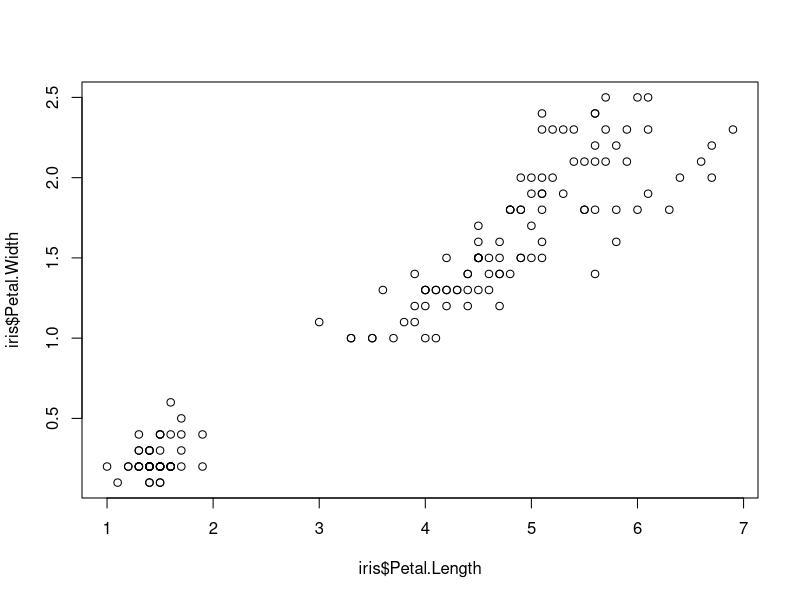
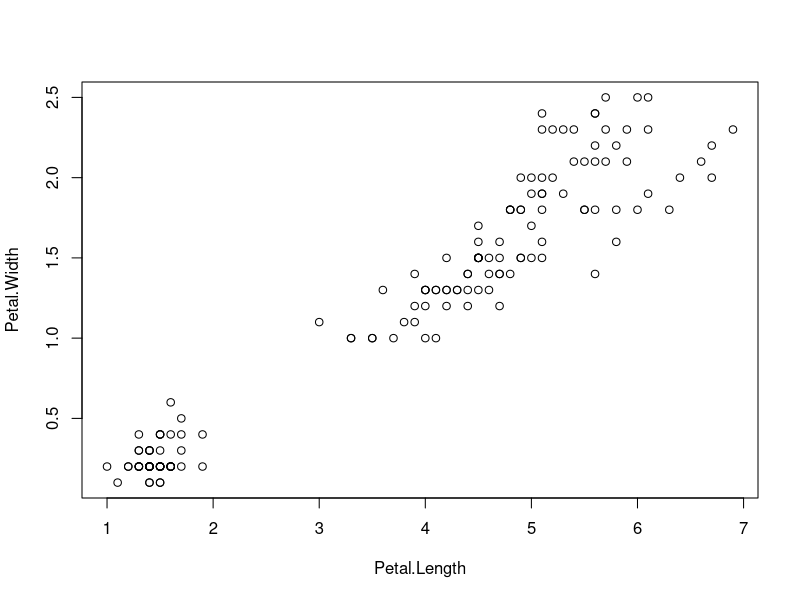
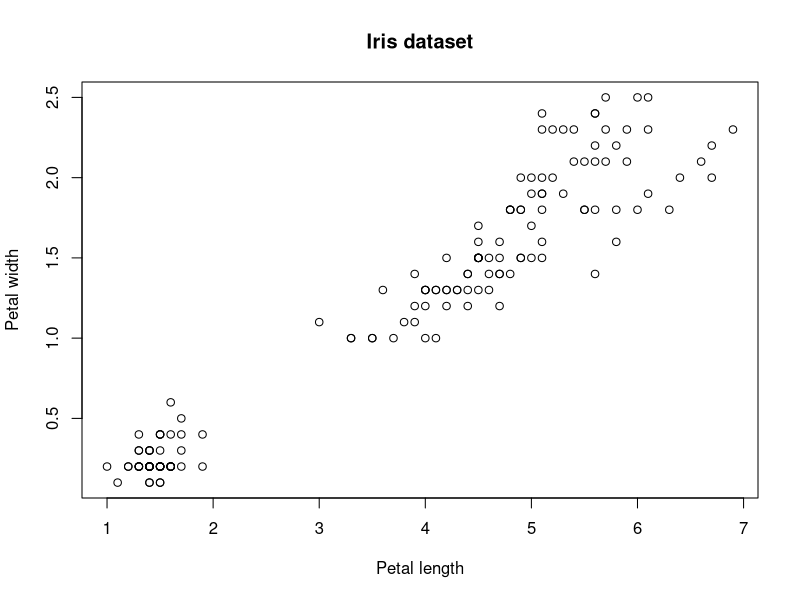
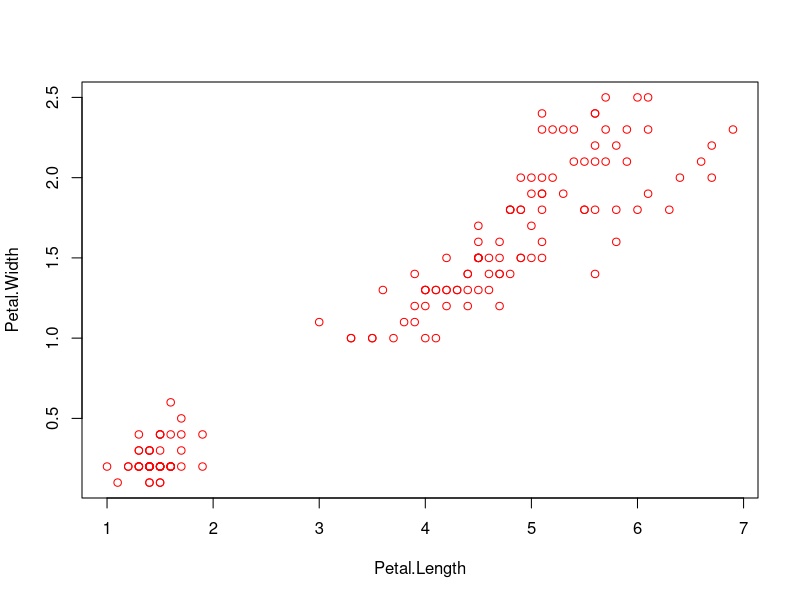
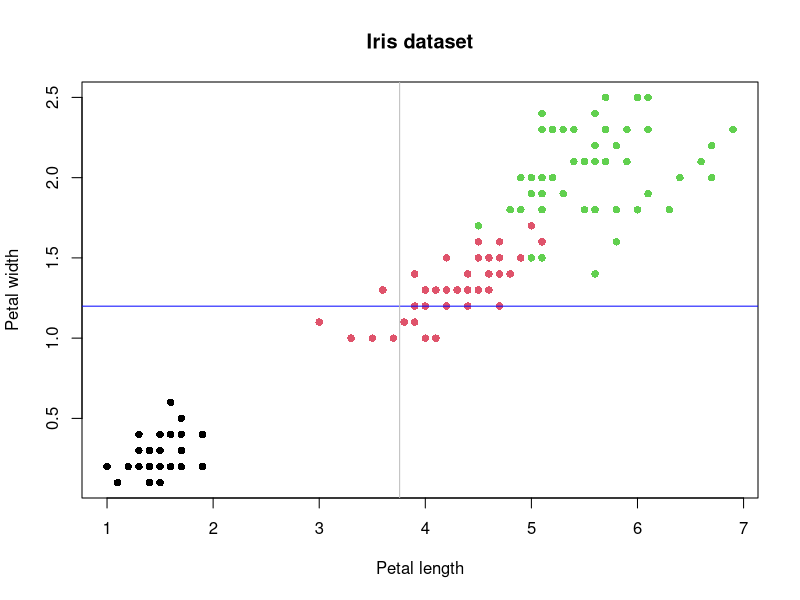
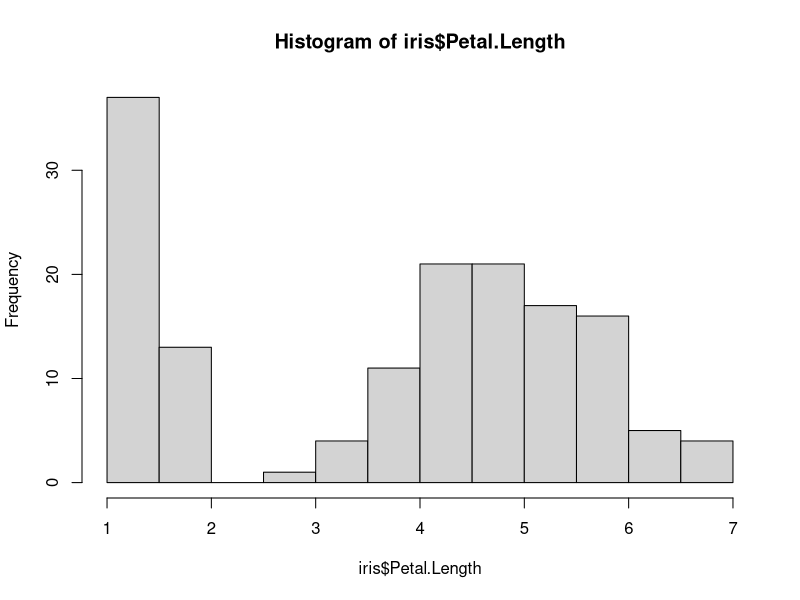
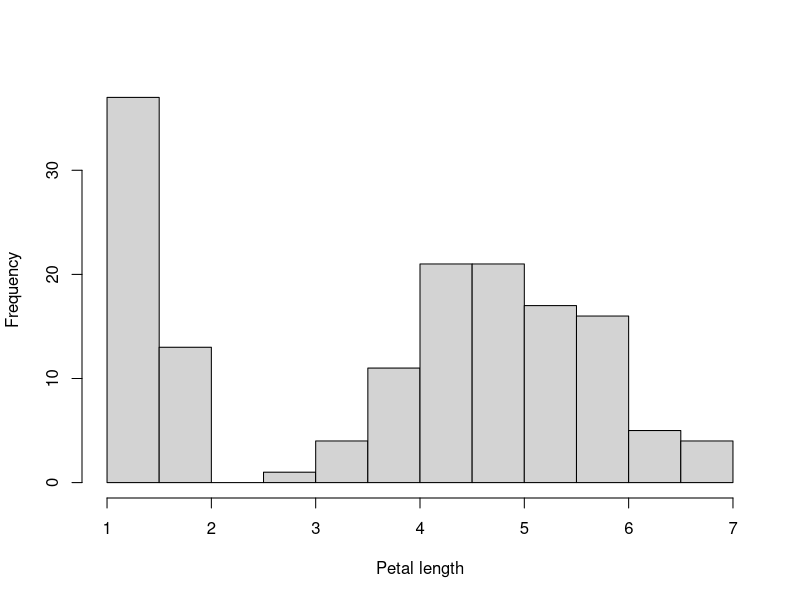
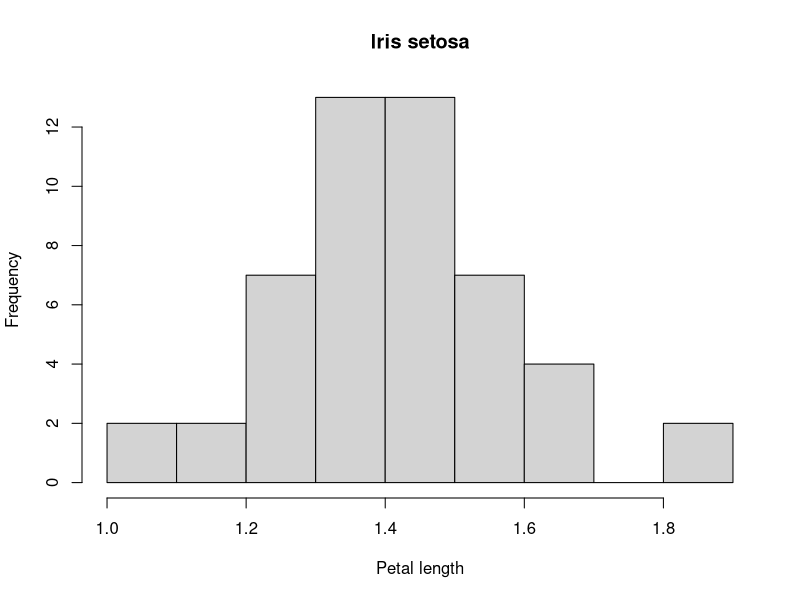

These charts were generated, in order, by the following R code:

# -----------------------------------------------------------------------------
# Title: Data visualisation

# Description: Introduction to graphics in R.
#  1) Plot types (i.e. scatterplot, boxplot, histogram, etc.)
#  2) Multiple plots in the same window
#  3) Save plots
#  4) Visualisation capabilities of R

# Author: Simon Knüsel

# Date: 2020-09-20
# -----------------------------------------------------------------------------


# Prepare workspace --------------------

# Set working directory
setwd("~/R_Basic_Introduction/") # path to working directory


# Load data --------------------
data(iris)
head(iris)

temp <- read.csv(file = "01_Data/temperature.csv")
head(temp)


# 1) Plot types --------------------

# Scatterplot (two continuous variables) ------
?plot

plot(x = iris$Petal.Length, y = iris$Petal.Width, type = "p")
plot(data = iris, Petal.Width ~ Petal.Length, type = "p") # ~ Shortcut on Mac: Alt + N (may vary depending on keyboard)

# add axis labels (xlab, ylab) and a title (main)
plot(data = iris, Petal.Width ~ Petal.Length, type = "p",
     xlab = "Petal length", ylab = "Petal width", main = "Iris dataset")

# change color of points (col)
plot(data = iris, Petal.Width ~ Petal.Length, type = "p", col = "red")

# change point symbol (pch)
?pch
plot(data = iris, Petal.Width ~ Petal.Length, type = "p", col = Species,
     xlab = "Petal length", ylab = "Petal width", main = "Iris dataset",
     pch = 16)

# add vertical and horizontal lines to the plot
mean_petal_width <- mean(iris$Petal.Width)
abline(h = mean_petal_width, col = "blue") # h = ..., h for horizontal

abline(v = mean(iris$Petal.Length), col = "grey") # v = ..., v for vertical


# Histogram (distribution of a single variable) ------
hist(x = iris$Petal.Length)
hist(x = iris$Petal.Length, xlab = "Petal length", main = "")

# for one species only
iris_setosa <- subset(iris, Species == "setosa")
hist(x = iris_setosa$Petal.Length, xlab = "Petal length", 
     main = "Iris setosa")
# change axis limits (xlim, ylim)
hist(x = iris_setosa$Petal.Length, xlab = "Petal length", 
     main = "Iris setosa", xlim = c(0.8, 2.2), ylim = c(0, 14))


# Boxplot (compare distributions of groups) ------
boxplot(data = iris, Sepal.Length ~ Species, ylab = "Sepal length")

# add approximate confidence intervals (notch)
boxplot(data = iris, Sepal.Length ~ Species, ylab = "Sepal length", 
        notch = TRUE)


# Time-series plot (line plot) ------

# Filter temperature dataset for the site Bern and the month February
temp_bern <- subset(temp, site == "Bern" & month == 2)
head(temp_bern)

# Plot line plot (type = "l")
plot(data = temp_bern, temp ~ day, type = "l")

# Change direction of y-axis labels (las = 1)
plot(data = temp_bern, temp ~ day, type = "l", 
     xlab = "February", ylab = "Temperature (°C)", las = 1)


# 2) Multiple plots in the same window --------------------

# prepare datasets for one histogram per species
iris_setosa <- subset(iris, Species == "setosa")
iris_versicolor <- subset(iris, Species == "versicolor")
iris_virginica <- subset(iris, Species == "virginica")

# prepare window to draw multiple plots
?par # par controls graphical parameters in the plot window
par(mfrow = c(1, 3)) # 1 row, 3 columns

hist(x = iris_setosa$Petal.Length, xlab = "Petal length", 
     main = "Iris setosa", xlim = c(0, 7), ylim = c(0, 22))
hist(x = iris_versicolor$Petal.Length, xlab = "Petal length",
     main = "Iris versicolor", xlim = c(0, 7), ylim = c(0, 22))
hist(x = iris_virginica$Petal.Length, xlab = "Petal length",
     main = "Iris virginica", xlim = c(0, 7), ylim = c(0, 22))

dev.off() # reset plot window (also deletes the plot)


# more complex plot arrangements (layout)
# example 1
layout(mat = matrix(1:4, ncol = 2, nrow = 2)) # same as par(mfrow = c(2, 2))
layout.show(4) # insert total number of plots

# example 2
layout(mat = matrix(c(1, 2, 3, 3), ncol = 2, nrow = 2, byrow = TRUE), 
       widths = c(2, 1, 1))
layout.show(3)
# draw plots
hist(x = iris_setosa$Petal.Length, xlab = "Petal length", 
     main = "Iris setosa")
hist(x = iris_versicolor$Petal.Length, xlab = "Petal length",
     main = "Iris versicolor")
hist(x = iris_virginica$Petal.Length, xlab = "Petal length",
     main = "Iris virginica")

# example 3
# prepare datasets
temp_bern_feb <- subset(x = temp, site == "Bern" & month == 2)
temp_bern_mar <- subset(x = temp, site == "Bern" & month == 3)
# plot arrangement
layout(mat = matrix(c(1:2), ncol = 1))
layout.show(2)
# change margins for first plot
par(mar = c(0, 4.1, 4.1, 2.1)) # mar controls the margins of the plot window, mar = c(bottom, left, top, right)
# plot in the first panel
plot(x = temp_bern_feb$day, y = temp_bern_feb$temp, type = "l",
     col = "red", ylab = "February", 
     main = "Temperature Bern\n February and March 2013", # '\n' introduces a line break
     xaxt = "n", # suppresses the x-axis label and ticks
     las = 1 # horizontal axis labels
     )
# change margins for the second plot
par(mar = c(5.1, 4.1, 0, 2.1))
# plot in the second panel
plot(x = temp_bern_mar$day, y = temp_bern_mar$temp, type = "l",
     xlab = "Day", ylab = "March", col = "red", las = 1)


# 3) Save plots --------------------

getwd() # plots are by default saved to the current working directory

# 1) Define the name and size of the plot and where to save it
pdf(file = "my_first_plot.pdf", width = 8, height = 4) # add .pdf to the file name

# 2) Draw plots (i.e. run plot commands)
par(mfrow = c(1, 3)) # 1 row, 3 columns

hist(x = iris_setosa$Petal.Length, xlab = "Petal length", 
     main = "Iris setosa")
hist(x = iris_versicolor$Petal.Length, xlab = "Petal length",
     main = "Iris versicolor")
hist(x = iris_virginica$Petal.Length, xlab = "Petal length",
     main = "Iris virginica")

# 3) Write plot to file by shutting off the plotting device
dev.off()


# 4) Visualisation capabilities of R --------------------

# for inspirations on nice graphs and the potential of R for plotting
# https://www.r-graph-gallery.com/
